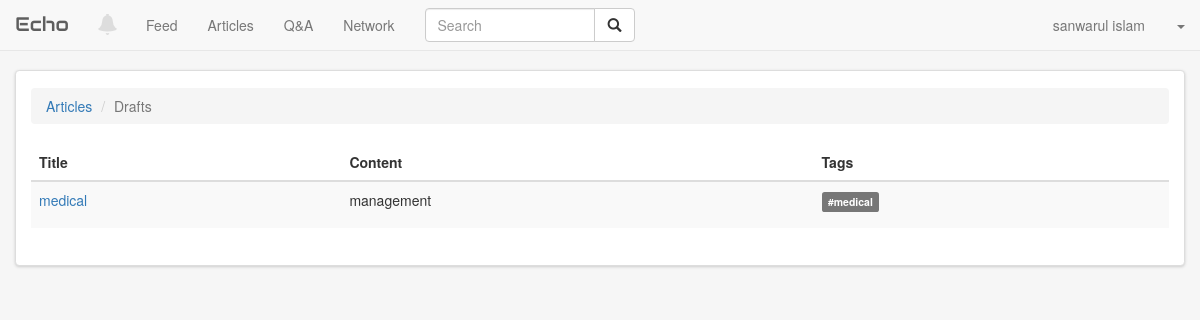
Page /articles/drafts/ (signed in) on the committed database.
### authentication/models.py (models this page shows, shortened)
class Profile(models.Model):
    user        = models.OneToOneField(User, on_delete=models.CASCADE)
    url         = models.CharField(max_length=50, null=True, blank=True)
    location    = models.CharField(max_length=50, null=True, blank=True)
    job_title   = models.CharField(max_length=50, null=True, blank=True)
    picture_url = models.CharField(max_length=120, null=True, blank=True)
    def get_screen_name(self):
        if self.user.get_full_name():
            return self.user.get_full_name()
        return self.user.username

### articles/models.py (models this page shows, shortened)
class Article(models.Model):
    DRAFT     = 'D'
    PUBLISHED = 'P'
    STATUS    = (
        (DRAFT, 'Draft'),
        (PUBLISHED, 'Published'),
    )
    title       = models.CharField(max_length=255)
    slug        = models.SlugField(max_length=255, null=True, blank=True)
    content     = models.TextField(max_length=4000)
    status      = models.CharField(max_length=1, choices=STATUS, default=DRAFT)
    create_user = models.ForeignKey(User, on_delete=models.CASCADE)
    create_date = models.DateTimeField(auto_now_add=True)
    update_date = models.DateTimeField(blank=True, null=True)
    update_user = models.ForeignKey(User, null=True, blank=True,
                                    related_name="+", on_delete=models.CASCADE)
    class Meta:
        verbose_name        = _("Article")
        verbose_name_plural = _("Articles")
        ordering            = ("-create_date",)
    def get_tags(self):
        return Tag.objects.filter(article=self)
    def get_summary(self):
        if len(self.content) > 255:
            return f'{self.content[:255]}...'
        else:
            return self.content
    def get_summary_as_markdown(self):
        return markdown.markdown(self.get_summary(), safe_mode='escape')

class Tag(models.Model):
    tag     = models.CharField(max_length=50)
    article = models.ForeignKey(Article, on_delete=models.CASCADE)
    class Meta:
        verbose_name        = _('Tag')
        verbose_name_plural = _('Tags')
        unique_together     = (('tag', 'article'),)
        index_together      = [['tag', 'article'], ]
    def __str__(self):
        return self.tag

### articles/views.py (the view)
@login_required
def drafts(request):
    drafts = Article.objects.filter(
        create_user=request.user, status=Article.DRAFT)
    return render(request, 'articles/drafts.html', {'drafts': drafts})

### articles/templates/articles/drafts.html (shortened to what this page needs)
{% extends 'base.html' %}
{% load i18n %}
{% load staticfiles %}
{% block main %}
  <ol class="breadcrumb">
    <li><a href="{% url 'articles' %}">{% trans 'Articles' %}</a></li>
    <li class="active">{% trans 'Drafts' %}</li>
  </ol>
  <table class="table table-striped">
    <thead>
      <tr>
        <th>{% trans 'Title' %}</th>
        <th>{% trans 'Content' %}</th>
        <th>{% trans 'Tags' %}</th>
      </tr>
    </thead>
    <tbody>
      {% for article in drafts %}
        <tr>
          <td><a href="{% url 'edit_article' article.pk %}">{{ article.title }}</a></td>
          <td>{{ article.get_summary_as_markdown|safe }}</td>
          <td>
            {% for tag in article.get_tags %}
              <span class="label label-default">{{ tag }}</span>
            {% endfor %}
          </td>
        </tr>
      {% empty %}
        <tr>
          <td colspan="4" style="text-align: center">
            {% trans 'No draft to display' %}
          </td>
        </tr>
      {% endfor %}
    </tbody>
  </table>
{% endblock main %}

### echo/templates/base.html (shortened to what this page needs)
{% load i18n %}
{% load staticfiles %}
<!DOCTYPE html>
<html lang="{% get_current_language as LANGUAGE_CODE %}">
<head>
    <link href="https://cdn.bootcss.com/bootstrap/3.3.7/css/bootstrap.min.css" rel="stylesheet">
    <link href="{% static 'css/bootcamp.css' %}" rel="stylesheet">
</head>
<body>
{% block body %}
    <header>
        <nav class="navbar navbar-default navbar-fixed-top" role="navigation">
            <div class="container-fluid">
                <div class="navbar-header">
                    <a class="navbar-brand" href="{% url 'home' %}">Echo</a>
                </div>
                <div class="collapse navbar-collapse" id="menu">
                    <ul class="nav navbar-nav">
                        {% if not user.is_anonymous %}
                            <li>
                                <a href="{% url 'notifications' %}" id="notifications" data-container="body" data-toggle="popover"
                                   data-placement="bottom" title="{% trans 'Notifications' %}">
                                    <span class="glyphicon glyphicon-bell"></span>
                                </a>
                            </li>
                        {% endif %}
                        <li><a href="{% url 'feeds' %}">{% trans 'Feed' %}</a></li>
                        <li><a href="{% url 'articles' %}">{% trans 'Articles' %}</a></li>
                        <li><a href="{% url 'questions' %}">{% trans 'Q&A' %}</a></li>
                        <li><a href="{% url 'network' %}">{% trans 'Network' %}</a></li>
                    </ul>
                    {% if not hide_search %}
                        <form class="navbar-form navbar-left" role="search" action="{% url 'search' %}">
                            <div class="input-group" style="width:210px">
                                <input type="text" class="form-control" name="q" placeholder="{% trans 'Search' %}">
                    <span class="input-group-btn">
                      <button type="submit" class="btn btn-default"><span class="glyphicon glyphicon-search"></span>
                      </button>
                    </span>
                            </div>
                        </form>
                    {% endif %}
                    <ul class="nav navbar-nav navbar-right">
                        {% if not user.is_anonymous %}
                            <li><a href="{% url 'profile' user.username %}">{{ user.profile.get_screen_name }}</a></li>
                            <li class="dropdown">
                                <a href="#" class="dropdown-toggle" data-toggle="dropdown"><b class="caret"></b></a>
                            </li>
                        {% else %}
                            <li><a href="{% url 'signup' %}">{% trans 'Sign up' %}</a></li>
                            <li><a href="{% url 'login' %}">{% trans 'Log in' %}</a></li>
                        {% endif %}
                    </ul>
                </div>
            </div>
        </nav>
    </header>
    <main>
        <div class="container">
            {% block main %}
            {% endblock main %}
        </div>
    </main>
{% endblock body %}
</body>
</html>

### echo/static/css/bootcamp.css (style rules this page uses)
body { background-color: #f6f6f6; padding-top: 70px; }
header .navbar-brand { font-size: 1.4em; font-weight: 200; font-family: "Audiowide", cursive; }
main .container { margin-bottom: 2em; border: 1px solid #ddd; background-color: #ffffff; padding-top: 1.2em; padding-bottom: 1.2em; border-radius: .3em; box-shadow: 0 1px 3px #cccccc; }
#notifications { font-size: 1.5em; padding: 13px; color: #dddddd; }

### rows in the picture
Article: title "medical", get_summary_as_markdown "management"
Tag: tag "#medical"

### other values in the picture
{{ user.profile.get_screen_name }} "sanwarul islam"
